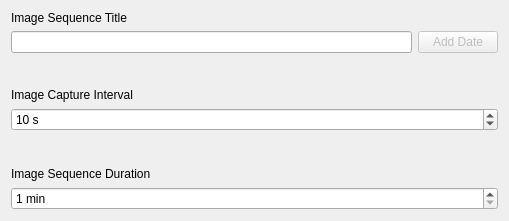
     <widget class="QWidget" name="layoutWidget">
      <property name="geometry">
       <rect>
        <x>20</x>
        <y>20</y>
        <width>509</width>
        <height>221</height>
       </rect>
      </property>
      <layout class="QVBoxLayout" name="verticalLayout">
       <item>
        <widget class="QLabel" name="imageTitle_label">
         <property name="text">
          <string>Image Sequence Title</string>
         </property>
        </widget>
       </item>
       <item>
        <layout class="QHBoxLayout" name="horizontalLayout_2">
         <item>
          <widget class="QLineEdit" name="imageTitle_lineEdit">
           <property name="enabled">
            <bool>true</bool>
           </property>
          </widget>
         </item>
         <item>
          <widget class="QPushButton" name="addDate_pushButton">
           <property name="enabled">
            <bool>false</bool>
           </property>
           <property name="text">
            <string>Add Date</string>
           </property>
          </widget>
         </item>
        </layout>
       </item>
       <item>
        <spacer name="verticalSpacer_2">
         <property name="orientation">
          <enum>Qt::Vertical</enum>
         </property>
         <property name="sizeType">
          <enum>QSizePolicy::Expanding</enum>
         </property>
         <property name="sizeHint" stdset="0">
          <size>
           <width>20</width>
           <height>38</height>
          </size>
         </property>
        </spacer>
       </item>
       <item>
        <widget class="QLabel" name="ImageInterval_label">
         <property name="text">
          <string>Image Capture Interval</string>
         </property>
        </widget>
       </item>
       <item>
        <widget class="QSpinBox" name="ImageInterval_spinBox">
         <property name="enabled">
          <bool>true</bool>
         </property>
         <property name="suffix">
          <string> s</string>
         </property>
         <property name="minimum">
          <number>1</number>
         </property>
         <property name="maximum">
          <number>99999999</number>
         </property>
         <property name="value">
          <number>10</number>
         </property>
        </widget>
       </item>
       <item>
        <spacer name="verticalSpacer_3">
         <property name="orientation">
          <enum>Qt::Vertical</enum>
         </property>
         <property name="sizeType">
          <enum>QSizePolicy::Expanding</enum>
         </property>
         <property name="sizeHint" stdset="0">
          <size>
           <width>20</width>
           <height>38</height>
          </size>
         </property>
        </spacer>
       </item>
       <item>
        <widget class="QLabel" name="imageDuration_label">
         <property name="text">
          <string>Image Sequence Duration</string>
         </property>
        </widget>
       </item>
       <item>
        <widget class="QSpinBox" name="imageDuration_spinBox">
         <property name="enabled">
          <bool>true</bool>
         </property>
         <property name="suffix">
          <string> min</string>
         </property>
         <property name="minimum">
          <number>1</number>
         </property>
         <property name="maximum">
          <number>99999999</number>
         </property>
        </widget>
       </item>
      </layout>
     </widget>
